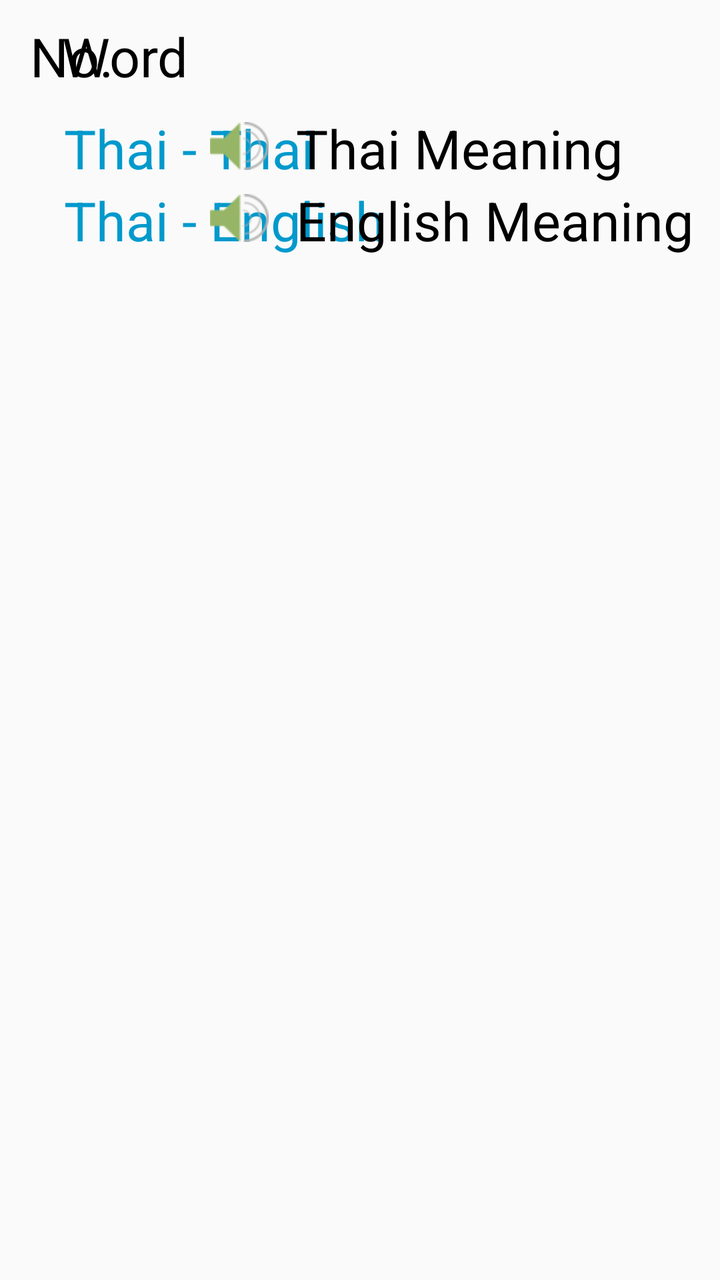
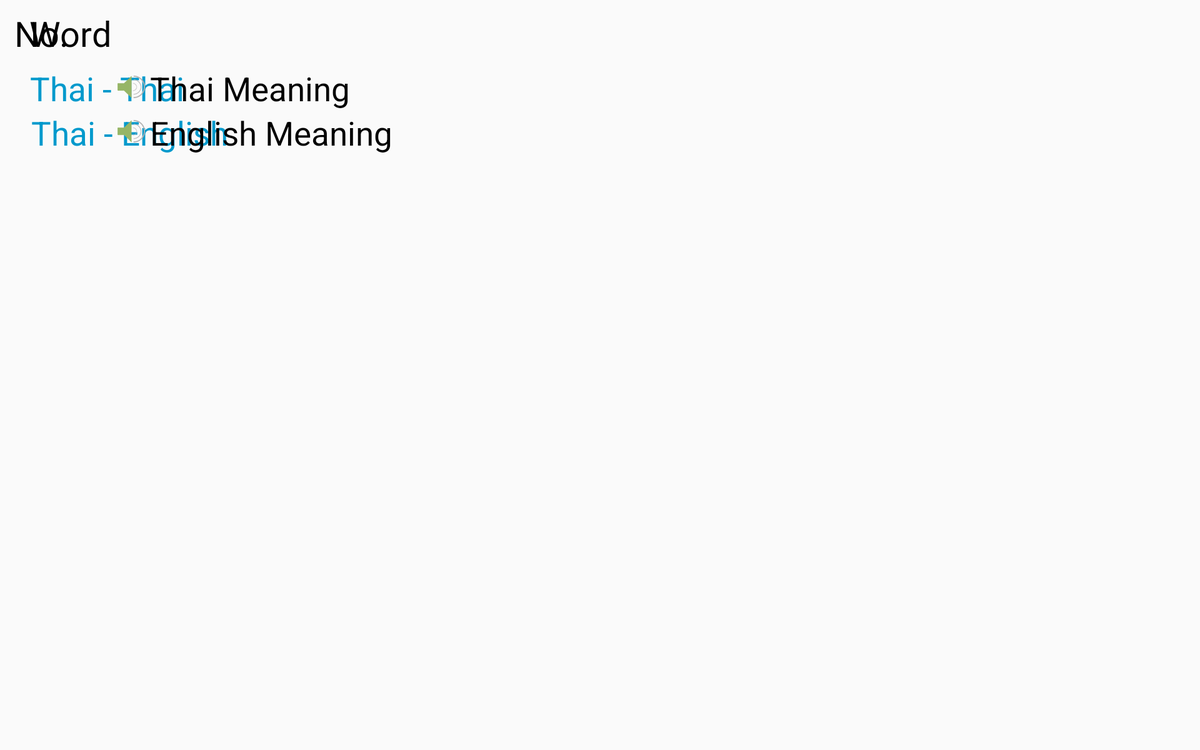

One screen, two layout resources from the same app: the default and the repository's alternative for another configuration. Each is rendered where Android would select it; the XML of both is given below.
<!-- AndroidManifest.xml: application theme Theme.AppCompat.DayNight.DarkActionBar -->
<!-- res/layout/dictionary_adapter.xml -->
<?xml version="1.0" encoding="utf-8"?>
<LinearLayout xmlns:android="http://schemas.android.com/apk/res/android"
    android:layout_width="match_parent"
    android:layout_height="match_parent"
    android:orientation="vertical"
    android:padding="10sp">

    <FrameLayout
        android:layout_width="match_parent"
        android:layout_height="wrap_content">

        <TextView
            android:id="@+id/sequence"
            android:layout_width="wrap_content"
            android:layout_height="wrap_content"
            android:layout_marginLeft="5sp"
            android:text="No."
            android:textColor="@android:color/black"
            android:textSize="27sp" />

        <TextView
            android:id="@+id/wordTxt"
            android:layout_width="wrap_content"
            android:layout_height="wrap_content"
            android:layout_marginLeft="21sp"
            android:text="Word"
            android:textColor="@android:color/black"
            android:textSize="27sp" />

    </FrameLayout>

    <FrameLayout
        android:layout_width="match_parent"
        android:layout_height="wrap_content"
        android:layout_marginTop="10sp">

        <TextView
            android:id="@+id/thaiHeader"
            android:layout_width="wrap_content"
            android:layout_height="wrap_content"
            android:layout_marginLeft="22sp"
            android:text="Thai - Thai"
            android:textColor="@android:color/holo_blue_dark"
            android:textSize="27sp"  />
        <ImageButton
            android:id="@+id/speakThai"
            android:layout_width="wrap_content"
            android:layout_height="wrap_content"
            android:layout_marginLeft="90sp"
            android:background="@android:color/transparent"
            android:padding="5sp"
            android:src="@drawable/speaker_small" />

        <TextView
            android:id="@+id/thaiTxt"
            android:layout_width="wrap_content"
            android:layout_height="wrap_content"
            android:layout_marginLeft="138sp"
            android:lineSpacingExtra="10dp"
            android:text="Thai Meaning"
            android:textColor="@android:color/black"
            android:textSize="27sp" />


    </FrameLayout>

    <FrameLayout
        android:layout_width="match_parent"
        android:layout_height="wrap_content" >

        <TextView
            android:id="@+id/englishHeader"
            android:layout_width="wrap_content"
            android:layout_height="wrap_content"
            android:layout_marginLeft="22sp"
            android:text="Thai - English"
            android:textColor="@android:color/holo_blue_dark"
            android:textSize="27sp" />
        <ImageButton
            android:id="@+id/speakEnglish"
            android:layout_width="wrap_content"
            android:layout_height="wrap_content"
            android:layout_marginLeft="90sp"
            android:background="@android:color/transparent"
            android:padding="5sp"
            android:src="@drawable/speaker_small" />
        <TextView
            android:id="@+id/engTxt"
            android:layout_width="wrap_content"
            android:layout_height="wrap_content"
            android:layout_marginLeft="138sp"
            android:text="English Meaning"
            android:textColor="@android:color/black"
            android:textIsSelectable="false"
            android:textSize="27sp"
            android:lineSpacingExtra="10dp"/>



    </FrameLayout>

</LinearLayout>
<!-- resources referenced by this layout -->
<resources>
  <!-- drawable speaker_small: png bitmap (drawable-hdpi, 16827 bytes) -->
</resources>
<!-- res/layout-xlarge/dictionary_adapter.xml (the repository's variant of the layout above) -->
<!-- drawn on a large tablet held sideways -->
<?xml version="1.0" encoding="utf-8"?>
<LinearLayout xmlns:android="http://schemas.android.com/apk/res/android"
    android:layout_width="match_parent"
    android:layout_height="match_parent"
    android:orientation="vertical"
    android:padding="10sp">

    <FrameLayout
        android:layout_width="match_parent"
        android:layout_height="wrap_content">

        <TextView
            android:id="@+id/sequence"
            android:layout_width="wrap_content"
            android:layout_height="wrap_content"
            android:layout_marginLeft="5sp"
            android:text="No."
            android:textColor="@android:color/black"
            android:textSize="37sp" />

        <TextView
            android:id="@+id/wordTxt"
            android:layout_width="wrap_content"
            android:layout_height="wrap_content"
            android:layout_marginLeft="21sp"
            android:text="Word"
            android:textColor="@android:color/black"
            android:textSize="37sp" />

    </FrameLayout>

    <FrameLayout
        android:layout_width="match_parent"
        android:layout_height="wrap_content"
        android:layout_marginTop="10sp">

        <TextView
            android:id="@+id/thaiHeader"
            android:layout_width="wrap_content"
            android:layout_height="wrap_content"
            android:layout_marginLeft="22sp"
            android:text="Thai - Thai"
            android:textColor="@android:color/holo_blue_dark"
            android:textSize="35sp"  />

        <TextView
            android:id="@+id/thaiTxt"
            android:layout_width="wrap_content"
            android:layout_height="wrap_content"
            android:layout_marginLeft="150sp"
            android:text="Thai Meaning"
            android:textColor="@android:color/black"
            android:textSize="35sp"
            android:lineSpacingExtra="10dp"/>

        <ImageButton
            android:id="@+id/speakThai"
            android:layout_width="wrap_content"
            android:layout_height="wrap_content"
            android:layout_marginLeft="105sp"
            android:background="@android:color/transparent"
            android:padding="10sp"
            android:src="@drawable/speaker_small" />
    </FrameLayout>

    <FrameLayout
        android:layout_width="match_parent"
        android:layout_height="wrap_content" >

        <TextView
            android:id="@+id/englishHeader"
            android:layout_width="wrap_content"
            android:layout_height="wrap_content"
            android:layout_marginLeft="23sp"
            android:text="Thai - English"
            android:textColor="@android:color/holo_blue_dark"
            android:textSize="35sp" />

        <TextView
            android:id="@+id/engTxt"
            android:layout_width="wrap_content"
            android:layout_height="wrap_content"
            android:layout_marginLeft="150sp"
            android:text="English Meaning"
            android:textColor="@android:color/black"
            android:textIsSelectable="false"
            android:textSize="35sp"
            android:lineSpacingExtra="10dp"/>

        <ImageButton
            android:id="@+id/speakEnglish"
            android:layout_width="wrap_content"
            android:layout_height="wrap_content"
            android:layout_marginLeft="105sp"
            android:background="@android:color/transparent"
            android:padding="10sp"
            android:src="@drawable/speaker_small" />

    </FrameLayout>

</LinearLayout>
